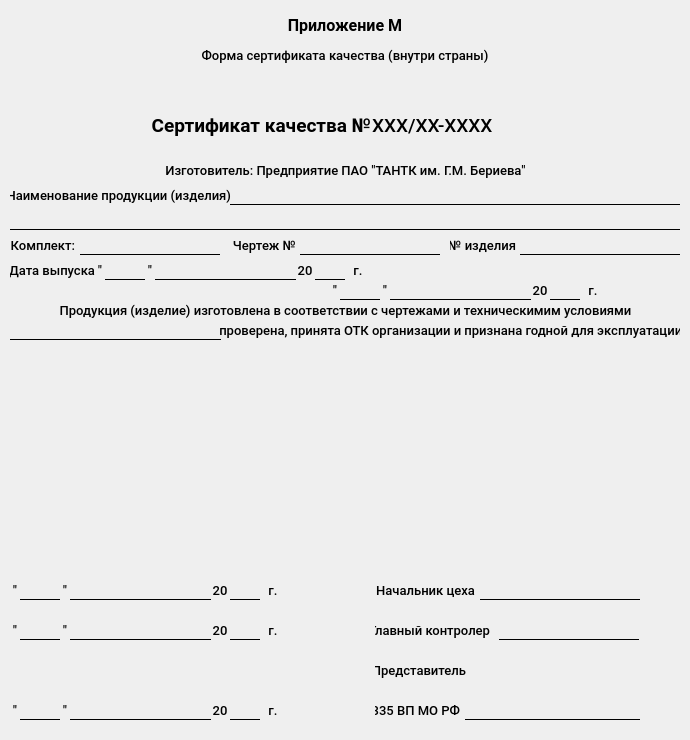
<?xml version="1.0" encoding="UTF-8"?>
<ui version="4.0">
 <class>Dialog</class>
 <widget class="QDialog" name="Dialog">
  <property name="geometry">
   <rect>
    <x>0</x>
    <y>0</y>
    <width>690</width>
    <height>740</height>
   </rect>
  </property>
  <property name="windowTitle">
   <string>Dialog</string>
  </property>
  <widget class="QLabel" name="title">
   <property name="geometry">
    <rect>
     <x>10</x>
     <y>10</y>
     <width>670</width>
     <height>30</height>
    </rect>
   </property>
   <property name="font">
    <font>
     <family>Roboto</family>
     <pointsize>12</pointsize>
     <weight>75</weight>
     <bold>true</bold>
    </font>
   </property>
   <property name="text">
    <string>Приложение М</string>
   </property>
   <property name="alignment">
    <set>Qt::AlignCenter</set>
   </property>
  </widget>
  <widget class="QLabel" name="subtitle">
   <property name="geometry">
    <rect>
     <x>10</x>
     <y>40</y>
     <width>670</width>
     <height>30</height>
    </rect>
   </property>
   <property name="font">
    <font>
     <family>Roboto Medium</family>
     <pointsize>10</pointsize>
    </font>
   </property>
   <property name="text">
    <string>Форма сертификата качества (внутри страны)</string>
   </property>
   <property name="alignment">
    <set>Qt::AlignCenter</set>
   </property>
  </widget>
  <widget class="QLabel" name="quality">
   <property name="geometry">
    <rect>
     <x>10</x>
     <y>110</y>
     <width>361</width>
     <height>30</height>
    </rect>
   </property>
   <property name="font">
    <font>
     <family>Roboto</family>
     <pointsize>14</pointsize>
     <weight>75</weight>
     <bold>true</bold>
    </font>
   </property>
   <property name="text">
    <string>Сертификат качества №</string>
   </property>
   <property name="alignment">
    <set>Qt::AlignRight|Qt::AlignTrailing|Qt::AlignVCenter</set>
   </property>
  </widget>
  <widget class="QLineEdit" name="lineEdit">
   <property name="geometry">
    <rect>
     <x>370</x>
     <y>110</y>
     <width>200</width>
     <height>30</height>
    </rect>
   </property>
   <property name="font">
    <font>
     <family>Roboto Medium</family>
     <pointsize>14</pointsize>
    </font>
   </property>
   <property name="styleSheet">
    <string notr="true">background-color: transparent;
border: null;</string>
   </property>
   <property name="text">
    <string>XXX/XX-XXXX</string>
   </property>
  </widget>
  <widget class="QLabel" name="subtitle_2">
   <property name="geometry">
    <rect>
     <x>10</x>
     <y>160</y>
     <width>671</width>
     <height>20</height>
    </rect>
   </property>
   <property name="font">
    <font>
     <family>Roboto Medium</family>
     <pointsize>10</pointsize>
    </font>
   </property>
   <property name="text">
    <string>Изготовитель: Предприятие ПАО &quot;ТАНТК им. Г.М. Бериева&quot;</string>
   </property>
   <property name="alignment">
    <set>Qt::AlignCenter</set>
   </property>
  </widget>
  <widget class="QLabel" name="subtitle_3">
   <property name="geometry">
    <rect>
     <x>10</x>
     <y>185</y>
     <width>221</width>
     <height>20</height>
    </rect>
   </property>
   <property name="font">
    <font>
     <family>Roboto Medium</family>
     <pointsize>10</pointsize>
    </font>
   </property>
   <property name="text">
    <string>Наименование продукции (изделия)</string>
   </property>
   <property name="alignment">
    <set>Qt::AlignRight|Qt::AlignTrailing|Qt::AlignVCenter</set>
   </property>
  </widget>
  <widget class="QLineEdit" name="lineEdit_2">
   <property name="geometry">
    <rect>
     <x>230</x>
     <y>185</y>
     <width>450</width>
     <height>20</height>
    </rect>
   </property>
   <property name="font">
    <font>
     <family>Roboto Medium</family>
     <pointsize>10</pointsize>
    </font>
   </property>
   <property name="styleSheet">
    <string notr="true">background-color: transparent;
border: null;
border-bottom: 1px solid #000;</string>
   </property>
   <property name="text">
    <string/>
   </property>
  </widget>
  <widget class="QLineEdit" name="lineEdit_3">
   <property name="geometry">
    <rect>
     <x>10</x>
     <y>210</y>
     <width>670</width>
     <height>20</height>
    </rect>
   </property>
   <property name="font">
    <font>
     <family>Roboto Medium</family>
     <pointsize>10</pointsize>
    </font>
   </property>
   <property name="styleSheet">
    <string notr="true">background-color: transparent;
border: null;
border-bottom: 1px solid #000;</string>
   </property>
   <property name="text">
    <string/>
   </property>
  </widget>
  <widget class="QLabel" name="subtitle_4">
   <property name="geometry">
    <rect>
     <x>10</x>
     <y>235</y>
     <width>65</width>
     <height>20</height>
    </rect>
   </property>
   <property name="font">
    <font>
     <family>Roboto Medium</family>
     <pointsize>10</pointsize>
    </font>
   </property>
   <property name="text">
    <string>Комплект:</string>
   </property>
   <property name="alignment">
    <set>Qt::AlignRight|Qt::AlignTrailing|Qt::AlignVCenter</set>
   </property>
  </widget>
  <widget class="QLineEdit" name="lineEdit_4">
   <property name="geometry">
    <rect>
     <x>80</x>
     <y>235</y>
     <width>140</width>
     <height>20</height>
    </rect>
   </property>
   <property name="font">
    <font>
     <family>Roboto Medium</family>
     <pointsize>10</pointsize>
    </font>
   </property>
   <property name="styleSheet">
    <string notr="true">background-color: transparent;
border: null;
border-bottom: 1px solid #000;</string>
   </property>
   <property name="text">
    <string/>
   </property>
  </widget>
  <widget class="QLabel" name="subtitle_5">
   <property name="geometry">
    <rect>
     <x>10</x>
     <y>260</y>
     <width>85</width>
     <height>20</height>
    </rect>
   </property>
   <property name="font">
    <font>
     <family>Roboto Medium</family>
     <pointsize>10</pointsize>
    </font>
   </property>
   <property name="text">
    <string>Дата выпуска</string>
   </property>
   <property name="alignment">
    <set>Qt::AlignRight|Qt::AlignTrailing|Qt::AlignVCenter</set>
   </property>
  </widget>
  <widget class="QLineEdit" name="lineEdit_5">
   <property name="geometry">
    <rect>
     <x>105</x>
     <y>260</y>
     <width>40</width>
     <height>20</height>
    </rect>
   </property>
   <property name="font">
    <font>
     <family>Roboto Medium</family>
     <pointsize>10</pointsize>
    </font>
   </property>
   <property name="styleSheet">
    <string notr="true">background-color: transparent;
border: null;
border-bottom: 1px solid #000;</string>
   </property>
   <property name="text">
    <string/>
   </property>
  </widget>
  <widget class="QLineEdit" name="lineEdit_6">
   <property name="geometry">
    <rect>
     <x>300</x>
     <y>235</y>
     <width>140</width>
     <height>20</height>
    </rect>
   </property>
   <property name="font">
    <font>
     <family>Roboto Medium</family>
     <pointsize>10</pointsize>
    </font>
   </property>
   <property name="styleSheet">
    <string notr="true">background-color: transparent;
border: null;
border-bottom: 1px solid #000;</string>
   </property>
   <property name="text">
    <string/>
   </property>
  </widget>
  <widget class="QLabel" name="subtitle_6">
   <property name="geometry">
    <rect>
     <x>230</x>
     <y>235</y>
     <width>66</width>
     <height>20</height>
    </rect>
   </property>
   <property name="font">
    <font>
     <family>Roboto Medium</family>
     <pointsize>10</pointsize>
    </font>
   </property>
   <property name="text">
    <string>Чертеж №</string>
   </property>
   <property name="alignment">
    <set>Qt::AlignRight|Qt::AlignTrailing|Qt::AlignVCenter</set>
   </property>
  </widget>
  <widget class="QLineEdit" name="lineEdit_7">
   <property name="geometry">
    <rect>
     <x>520</x>
     <y>235</y>
     <width>160</width>
     <height>20</height>
    </rect>
   </property>
   <property name="font">
    <font>
     <family>Roboto Medium</family>
     <pointsize>10</pointsize>
    </font>
   </property>
   <property name="styleSheet">
    <string notr="true">background-color: transparent;
border: null;
border-bottom: 1px solid #000;</string>
   </property>
   <property name="text">
    <string/>
   </property>
  </widget>
  <widget class="QLabel" name="subtitle_7">
   <property name="geometry">
    <rect>
     <x>450</x>
     <y>235</y>
     <width>66</width>
     <height>20</height>
    </rect>
   </property>
   <property name="font">
    <font>
     <family>Roboto Medium</family>
     <pointsize>10</pointsize>
    </font>
   </property>
   <property name="text">
    <string>№ изделия</string>
   </property>
   <property name="alignment">
    <set>Qt::AlignRight|Qt::AlignTrailing|Qt::AlignVCenter</set>
   </property>
  </widget>
  <widget class="QLabel" name="subtitle_8">
   <property name="geometry">
    <rect>
     <x>145</x>
     <y>260</y>
     <width>10</width>
     <height>20</height>
    </rect>
   </property>
   <property name="font">
    <font>
     <family>Roboto Medium</family>
     <pointsize>10</pointsize>
    </font>
   </property>
   <property name="text">
    <string>&quot;</string>
   </property>
   <property name="alignment">
    <set>Qt::AlignCenter</set>
   </property>
  </widget>
  <widget class="QLineEdit" name="lineEdit_8">
   <property name="geometry">
    <rect>
     <x>155</x>
     <y>260</y>
     <width>141</width>
     <height>20</height>
    </rect>
   </property>
   <property name="font">
    <font>
     <family>Roboto Medium</family>
     <pointsize>10</pointsize>
    </font>
   </property>
   <property name="styleSheet">
    <string notr="true">background-color: transparent;
border: null;
border-bottom: 1px solid #000;</string>
   </property>
   <property name="text">
    <string/>
   </property>
  </widget>
  <widget class="QLabel" name="subtitle_9">
   <property name="geometry">
    <rect>
     <x>95</x>
     <y>260</y>
     <width>10</width>
     <height>20</height>
    </rect>
   </property>
   <property name="font">
    <font>
     <family>Roboto Medium</family>
     <pointsize>10</pointsize>
    </font>
   </property>
   <property name="text">
    <string>&quot;</string>
   </property>
   <property name="alignment">
    <set>Qt::AlignCenter</set>
   </property>
  </widget>
  <widget class="QLabel" name="subtitle_10">
   <property name="geometry">
    <rect>
     <x>295</x>
     <y>260</y>
     <width>20</width>
     <height>20</height>
    </rect>
   </property>
   <property name="font">
    <font>
     <family>Roboto Medium</family>
     <pointsize>10</pointsize>
    </font>
   </property>
   <property name="text">
    <string>20</string>
   </property>
   <property name="alignment">
    <set>Qt::AlignCenter</set>
   </property>
  </widget>
  <widget class="QLineEdit" name="lineEdit_9">
   <property name="geometry">
    <rect>
     <x>315</x>
     <y>260</y>
     <width>30</width>
     <height>20</height>
    </rect>
   </property>
   <property name="font">
    <font>
     <family>Roboto Medium</family>
     <pointsize>10</pointsize>
    </font>
   </property>
   <property name="styleSheet">
    <string notr="true">background-color: transparent;
border: null;
border-bottom: 1px solid #000;</string>
   </property>
   <property name="text">
    <string/>
   </property>
  </widget>
  <widget class="QLabel" name="subtitle_11">
   <property name="geometry">
    <rect>
     <x>350</x>
     <y>260</y>
     <width>16</width>
     <height>20</height>
    </rect>
   </property>
   <property name="font">
    <font>
     <family>Roboto Medium</family>
     <pointsize>10</pointsize>
    </font>
   </property>
   <property name="text">
    <string>г.</string>
   </property>
   <property name="alignment">
    <set>Qt::AlignCenter</set>
   </property>
  </widget>
  <widget class="QLabel" name="subtitle_12">
   <property name="geometry">
    <rect>
     <x>10</x>
     <y>300</y>
     <width>671</width>
     <height>20</height>
    </rect>
   </property>
   <property name="font">
    <font>
     <family>Roboto Medium</family>
     <pointsize>10</pointsize>
    </font>
   </property>
   <property name="text">
    <string>Продукция (изделие) изготовлена в соответствии с чертежами и техническимим условиями</string>
   </property>
   <property name="alignment">
    <set>Qt::AlignCenter</set>
   </property>
  </widget>
  <widget class="QLineEdit" name="lineEdit_10">
   <property name="geometry">
    <rect>
     <x>10</x>
     <y>320</y>
     <width>211</width>
     <height>20</height>
    </rect>
   </property>
   <property name="font">
    <font>
     <family>Roboto Medium</family>
     <pointsize>10</pointsize>
    </font>
   </property>
   <property name="styleSheet">
    <string notr="true">background-color: transparent;
border: null;
border-bottom: 1px solid #000;</string>
   </property>
   <property name="text">
    <string/>
   </property>
  </widget>
  <widget class="QLabel" name="subtitle_13">
   <property name="geometry">
    <rect>
     <x>219</x>
     <y>320</y>
     <width>461</width>
     <height>20</height>
    </rect>
   </property>
   <property name="font">
    <font>
     <family>Roboto Medium</family>
     <pointsize>10</pointsize>
    </font>
   </property>
   <property name="text">
    <string>, проверена, принята ОТК организации и признана годной для эксплуатации.</string>
   </property>
   <property name="alignment">
    <set>Qt::AlignCenter</set>
   </property>
  </widget>
  <widget class="QLabel" name="subtitle_14">
   <property name="geometry">
    <rect>
     <x>330</x>
     <y>280</y>
     <width>10</width>
     <height>20</height>
    </rect>
   </property>
   <property name="font">
    <font>
     <family>Roboto Medium</family>
     <pointsize>10</pointsize>
    </font>
   </property>
   <property name="text">
    <string>&quot;</string>
   </property>
   <property name="alignment">
    <set>Qt::AlignCenter</set>
   </property>
  </widget>
  <widget class="QLineEdit" name="lineEdit_11">
   <property name="geometry">
    <rect>
     <x>550</x>
     <y>280</y>
     <width>30</width>
     <height>20</height>
    </rect>
   </property>
   <property name="font">
    <font>
     <family>Roboto Medium</family>
     <pointsize>10</pointsize>
    </font>
   </property>
   <property name="styleSheet">
    <string notr="true">background-color: transparent;
border: null;
border-bottom: 1px solid #000;</string>
   </property>
   <property name="text">
    <string/>
   </property>
  </widget>
  <widget class="QLineEdit" name="lineEdit_12">
   <property name="geometry">
    <rect>
     <x>340</x>
     <y>280</y>
     <width>40</width>
     <height>20</height>
    </rect>
   </property>
   <property name="font">
    <font>
     <family>Roboto Medium</family>
     <pointsize>10</pointsize>
    </font>
   </property>
   <property name="styleSheet">
    <string notr="true">background-color: transparent;
border: null;
border-bottom: 1px solid #000;</string>
   </property>
   <property name="text">
    <string/>
   </property>
  </widget>
  <widget class="QLabel" name="subtitle_15">
   <property name="geometry">
    <rect>
     <x>530</x>
     <y>280</y>
     <width>20</width>
     <height>20</height>
    </rect>
   </property>
   <property name="font">
    <font>
     <family>Roboto Medium</family>
     <pointsize>10</pointsize>
    </font>
   </property>
   <property name="text">
    <string>20</string>
   </property>
   <property name="alignment">
    <set>Qt::AlignCenter</set>
   </property>
  </widget>
  <widget class="QLineEdit" name="lineEdit_13">
   <property name="geometry">
    <rect>
     <x>390</x>
     <y>280</y>
     <width>141</width>
     <height>20</height>
    </rect>
   </property>
   <property name="font">
    <font>
     <family>Roboto Medium</family>
     <pointsize>10</pointsize>
    </font>
   </property>
   <property name="styleSheet">
    <string notr="true">background-color: transparent;
border: null;
border-bottom: 1px solid #000;</string>
   </property>
   <property name="text">
    <string/>
   </property>
  </widget>
  <widget class="QLabel" name="subtitle_16">
   <property name="geometry">
    <rect>
     <x>585</x>
     <y>280</y>
     <width>16</width>
     <height>20</height>
    </rect>
   </property>
   <property name="font">
    <font>
     <family>Roboto Medium</family>
     <pointsize>10</pointsize>
    </font>
   </property>
   <property name="text">
    <string>г.</string>
   </property>
   <property name="alignment">
    <set>Qt::AlignCenter</set>
   </property>
  </widget>
  <widget class="QLabel" name="subtitle_17">
   <property name="geometry">
    <rect>
     <x>380</x>
     <y>280</y>
     <width>10</width>
     <height>20</height>
    </rect>
   </property>
   <property name="font">
    <font>
     <family>Roboto Medium</family>
     <pointsize>10</pointsize>
    </font>
   </property>
   <property name="text">
    <string>&quot;</string>
   </property>
   <property name="alignment">
    <set>Qt::AlignCenter</set>
   </property>
  </widget>
  <widget class="QLabel" name="subtitle_18">
   <property name="geometry">
    <rect>
     <x>60</x>
     <y>580</y>
     <width>10</width>
     <height>20</height>
    </rect>
   </property>
   <property name="font">
    <font>
     <family>Roboto Medium</family>
     <pointsize>10</pointsize>
    </font>
   </property>
   <property name="text">
    <string>&quot;</string>
   </property>
   <property name="alignment">
    <set>Qt::AlignCenter</set>
   </property>
  </widget>
  <widget class="QLineEdit" name="lineEdit_14">
   <property name="geometry">
    <rect>
     <x>230</x>
     <y>580</y>
     <width>30</width>
     <height>20</height>
    </rect>
   </property>
   <property name="font">
    <font>
     <family>Roboto Medium</family>
     <pointsize>10</pointsize>
    </font>
   </property>
   <property name="styleSheet">
    <string notr="true">background-color: transparent;
border: null;
border-bottom: 1px solid #000;</string>
   </property>
   <property name="text">
    <string/>
   </property>
  </widget>
  <widget class="QLabel" name="subtitle_19">
   <property name="geometry">
    <rect>
     <x>210</x>
     <y>580</y>
     <width>20</width>
     <height>20</height>
    </rect>
   </property>
   <property name="font">
    <font>
     <family>Roboto Medium</family>
     <pointsize>10</pointsize>
    </font>
   </property>
   <property name="text">
    <string>20</string>
   </property>
   <property name="alignment">
    <set>Qt::AlignCenter</set>
   </property>
  </widget>
  <widget class="QLineEdit" name="lineEdit_15">
   <property name="geometry">
    <rect>
     <x>20</x>
     <y>580</y>
     <width>40</width>
     <height>20</height>
    </rect>
   </property>
   <property name="font">
    <font>
     <family>Roboto Medium</family>
     <pointsize>10</pointsize>
    </font>
   </property>
   <property name="styleSheet">
    <string notr="true">background-color: transparent;
border: null;
border-bottom: 1px solid #000;</string>
   </property>
   <property name="text">
    <string/>
   </property>
  </widget>
  <widget class="QLabel" name="subtitle_20">
   <property name="geometry">
    <rect>
     <x>10</x>
     <y>580</y>
     <width>10</width>
     <height>20</height>
    </rect>
   </property>
   <property name="font">
    <font>
     <family>Roboto Medium</family>
     <pointsize>10</pointsize>
    </font>
   </property>
   <property name="text">
    <string>&quot;</string>
   </property>
   <property name="alignment">
    <set>Qt::AlignCenter</set>
   </property>
  </widget>
  <widget class="QLabel" name="subtitle_21">
   <property name="geometry">
    <rect>
     <x>265</x>
     <y>580</y>
     <width>16</width>
     <height>20</height>
    </rect>
   </property>
   <property name="font">
    <font>
     <family>Roboto Medium</family>
     <pointsize>10</pointsize>
    </font>
   </property>
   <property name="text">
    <string>г.</string>
   </property>
   <property name="alignment">
    <set>Qt::AlignCenter</set>
   </property>
  </widget>
  <widget class="QLineEdit" name="lineEdit_16">
   <property name="geometry">
    <rect>
     <x>70</x>
     <y>580</y>
     <width>141</width>
     <height>20</height>
    </rect>
   </property>
   <property name="font">
    <font>
     <family>Roboto Medium</family>
     <pointsize>10</pointsize>
    </font>
   </property>
   <property name="styleSheet">
    <string notr="true">background-color: transparent;
border: null;
border-bottom: 1px solid #000;</string>
   </property>
   <property name="text">
    <string/>
   </property>
  </widget>
  <widget class="QLabel" name="subtitle_26">
   <property name="geometry">
    <rect>
     <x>10</x>
     <y>620</y>
     <width>10</width>
     <height>20</height>
    </rect>
   </property>
   <property name="font">
    <font>
     <family>Roboto Medium</family>
     <pointsize>10</pointsize>
    </font>
   </property>
   <property name="text">
    <string>&quot;</string>
   </property>
   <property name="alignment">
    <set>Qt::AlignCenter</set>
   </property>
  </widget>
  <widget class="QLineEdit" name="lineEdit_20">
   <property name="geometry">
    <rect>
     <x>70</x>
     <y>620</y>
     <width>141</width>
     <height>20</height>
    </rect>
   </property>
   <property name="font">
    <font>
     <family>Roboto Medium</family>
     <pointsize>10</pointsize>
    </font>
   </property>
   <property name="styleSheet">
    <string notr="true">background-color: transparent;
border: null;
border-bottom: 1px solid #000;</string>
   </property>
   <property name="text">
    <string/>
   </property>
  </widget>
  <widget class="QLabel" name="subtitle_27">
   <property name="geometry">
    <rect>
     <x>60</x>
     <y>620</y>
     <width>10</width>
     <height>20</height>
    </rect>
   </property>
   <property name="font">
    <font>
     <family>Roboto Medium</family>
     <pointsize>10</pointsize>
    </font>
   </property>
   <property name="text">
    <string>&quot;</string>
   </property>
   <property name="alignment">
    <set>Qt::AlignCenter</set>
   </property>
  </widget>
  <widget class="QLineEdit" name="lineEdit_21">
   <property name="geometry">
    <rect>
     <x>20</x>
     <y>620</y>
     <width>40</width>
     <height>20</height>
    </rect>
   </property>
   <property name="font">
    <font>
     <family>Roboto Medium</family>
     <pointsize>10</pointsize>
    </font>
   </property>
   <property name="styleSheet">
    <string notr="true">background-color: transparent;
border: null;
border-bottom: 1px solid #000;</string>
   </property>
   <property name="text">
    <string/>
   </property>
  </widget>
  <widget class="QLabel" name="subtitle_28">
   <property name="geometry">
    <rect>
     <x>210</x>
     <y>620</y>
     <width>20</width>
     <height>20</height>
    </rect>
   </property>
   <property name="font">
    <font>
     <family>Roboto Medium</family>
     <pointsize>10</pointsize>
    </font>
   </property>
   <property name="text">
    <string>20</string>
   </property>
   <property name="alignment">
    <set>Qt::AlignCenter</set>
   </property>
  </widget>
  <widget class="QLabel" name="subtitle_29">
   <property name="geometry">
    <rect>
     <x>265</x>
     <y>620</y>
     <width>16</width>
     <height>20</height>
    </rect>
   </property>
   <property name="font">
    <font>
     <family>Roboto Medium</family>
     <pointsize>10</pointsize>
    </font>
   </property>
   <property name="text">
    <string>г.</string>
   </property>
   <property name="alignment">
    <set>Qt::AlignCenter</set>
   </property>
  </widget>
  <widget class="QLineEdit" name="lineEdit_22">
   <property name="geometry">
    <rect>
     <x>230</x>
     <y>620</y>
     <width>30</width>
     <height>20</height>
    </rect>
   </property>
   <property name="font">
    <font>
     <family>Roboto Medium</family>
     <pointsize>10</pointsize>
    </font>
   </property>
   <property name="styleSheet">
    <string notr="true">background-color: transparent;
border: null;
border-bottom: 1px solid #000;</string>
   </property>
   <property name="text">
    <string/>
   </property>
  </widget>
  <widget class="QLabel" name="subtitle_30">
   <property name="geometry">
    <rect>
     <x>10</x>
     <y>700</y>
     <width>10</width>
     <height>20</height>
    </rect>
   </property>
   <property name="font">
    <font>
     <family>Roboto Medium</family>
     <pointsize>10</pointsize>
    </font>
   </property>
   <property name="text">
    <string>&quot;</string>
   </property>
   <property name="alignment">
    <set>Qt::AlignCenter</set>
   </property>
  </widget>
  <widget class="QLineEdit" name="lineEdit_23">
   <property name="geometry">
    <rect>
     <x>70</x>
     <y>700</y>
     <width>141</width>
     <height>20</height>
    </rect>
   </property>
   <property name="font">
    <font>
     <family>Roboto Medium</family>
     <pointsize>10</pointsize>
    </font>
   </property>
   <property name="styleSheet">
    <string notr="true">background-color: transparent;
border: null;
border-bottom: 1px solid #000;</string>
   </property>
   <property name="text">
    <string/>
   </property>
  </widget>
  <widget class="QLabel" name="subtitle_31">
   <property name="geometry">
    <rect>
     <x>60</x>
     <y>700</y>
     <width>10</width>
     <height>20</height>
    </rect>
   </property>
   <property name="font">
    <font>
     <family>Roboto Medium</family>
     <pointsize>10</pointsize>
    </font>
   </property>
   <property name="text">
    <string>&quot;</string>
   </property>
   <property name="alignment">
    <set>Qt::AlignCenter</set>
   </property>
  </widget>
  <widget class="QLineEdit" name="lineEdit_24">
   <property name="geometry">
    <rect>
     <x>20</x>
     <y>700</y>
     <width>40</width>
     <height>20</height>
    </rect>
   </property>
   <property name="font">
    <font>
     <family>Roboto Medium</family>
     <pointsize>10</pointsize>
    </font>
   </property>
   <property name="styleSheet">
    <string notr="true">background-color: transparent;
border: null;
border-bottom: 1px solid #000;</string>
   </property>
   <property name="text">
    <string/>
   </property>
  </widget>
  <widget class="QLabel" name="subtitle_32">
   <property name="geometry">
    <rect>
     <x>210</x>
     <y>700</y>
     <width>20</width>
     <height>20</height>
    </rect>
   </property>
   <property name="font">
    <font>
     <family>Roboto Medium</family>
     <pointsize>10</pointsize>
    </font>
   </property>
   <property name="text">
    <string>20</string>
   </property>
   <property name="alignment">
    <set>Qt::AlignCenter</set>
   </property>
  </widget>
  <widget class="QLabel" name="subtitle_33">
   <property name="geometry">
    <rect>
     <x>265</x>
     <y>700</y>
     <width>16</width>
     <height>20</height>
    </rect>
   </property>
   <property name="font">
    <font>
     <family>Roboto Medium</family>
     <pointsize>10</pointsize>
    </font>
   </property>
   <property name="text">
    <string>г.</string>
   </property>
   <property name="alignment">
    <set>Qt::AlignCenter</set>
   </property>
  </widget>
  <widget class="QLineEdit" name="lineEdit_25">
   <property name="geometry">
    <rect>
     <x>230</x>
     <y>700</y>
     <width>30</width>
     <height>20</height>
    </rect>
   </property>
   <property name="font">
    <font>
     <family>Roboto Medium</family>
     <pointsize>10</pointsize>
    </font>
   </property>
   <property name="styleSheet">
    <string notr="true">background-color: transparent;
border: null;
border-bottom: 1px solid #000;</string>
   </property>
   <property name="text">
    <string/>
   </property>
  </widget>
  <widget class="QLineEdit" name="lineEdit_17">
   <property name="geometry">
    <rect>
     <x>480</x>
     <y>580</y>
     <width>160</width>
     <height>20</height>
    </rect>
   </property>
   <property name="font">
    <font>
     <family>Roboto Medium</family>
     <pointsize>10</pointsize>
    </font>
   </property>
   <property name="styleSheet">
    <string notr="true">background-color: transparent;
border: null;
border-bottom: 1px solid #000;</string>
   </property>
   <property name="text">
    <string/>
   </property>
  </widget>
  <widget class="QLabel" name="subtitle_22">
   <property name="geometry">
    <rect>
     <x>375</x>
     <y>580</y>
     <width>100</width>
     <height>20</height>
    </rect>
   </property>
   <property name="font">
    <font>
     <family>Roboto Medium</family>
     <pointsize>10</pointsize>
    </font>
   </property>
   <property name="text">
    <string>Начальник цеха</string>
   </property>
   <property name="alignment">
    <set>Qt::AlignRight|Qt::AlignTrailing|Qt::AlignVCenter</set>
   </property>
  </widget>
  <widget class="QLineEdit" name="lineEdit_18">
   <property name="geometry">
    <rect>
     <x>499</x>
     <y>620</y>
     <width>140</width>
     <height>20</height>
    </rect>
   </property>
   <property name="font">
    <font>
     <family>Roboto Medium</family>
     <pointsize>10</pointsize>
    </font>
   </property>
   <property name="styleSheet">
    <string notr="true">background-color: transparent;
border: null;
border-bottom: 1px solid #000;</string>
   </property>
   <property name="text">
    <string/>
   </property>
  </widget>
  <widget class="QLabel" name="subtitle_23">
   <property name="geometry">
    <rect>
     <x>375</x>
     <y>620</y>
     <width>115</width>
     <height>20</height>
    </rect>
   </property>
   <property name="font">
    <font>
     <family>Roboto Medium</family>
     <pointsize>10</pointsize>
    </font>
   </property>
   <property name="text">
    <string>Главный контролер</string>
   </property>
   <property name="alignment">
    <set>Qt::AlignRight|Qt::AlignTrailing|Qt::AlignVCenter</set>
   </property>
  </widget>
  <widget class="QLineEdit" name="lineEdit_19">
   <property name="geometry">
    <rect>
     <x>465</x>
     <y>700</y>
     <width>175</width>
     <height>20</height>
    </rect>
   </property>
   <property name="font">
    <font>
     <family>Roboto Medium</family>
     <pointsize>10</pointsize>
    </font>
   </property>
   <property name="styleSheet">
    <string notr="true">background-color: transparent;
border: null;
border-bottom: 1px solid #000;</string>
   </property>
   <property name="text">
    <string/>
   </property>
  </widget>
  <widget class="QLabel" name="subtitle_24">
   <property name="geometry">
    <rect>
     <x>375</x>
     <y>700</y>
     <width>85</width>
     <height>20</height>
    </rect>
   </property>
   <property name="font">
    <font>
     <family>Roboto Medium</family>
     <pointsize>10</pointsize>
    </font>
   </property>
   <property name="text">
    <string>335 ВП МО РФ</string>
   </property>
   <property name="alignment">
    <set>Qt::AlignRight|Qt::AlignTrailing|Qt::AlignVCenter</set>
   </property>
  </widget>
  <widget class="QLabel" name="subtitle_25">
   <property name="geometry">
    <rect>
     <x>375</x>
     <y>660</y>
     <width>91</width>
     <height>20</height>
    </rect>
   </property>
   <property name="font">
    <font>
     <family>Roboto Medium</family>
     <pointsize>10</pointsize>
    </font>
   </property>
   <property name="text">
    <string>Представитель</string>
   </property>
   <property name="alignment">
    <set>Qt::AlignRight|Qt::AlignTrailing|Qt::AlignVCenter</set>
   </property>
  </widget>
 </widget>
 <resources/>
 <connections/>
</ui>
